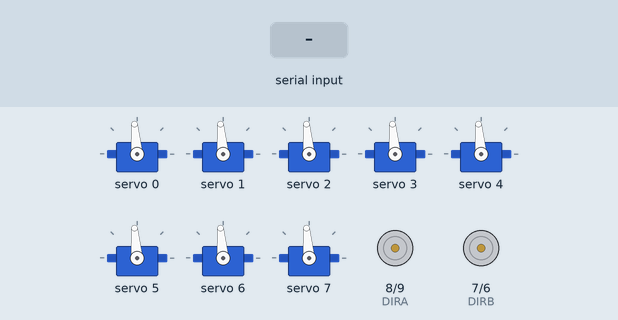
A sketch run on a simulated Arduino Uno, built with avr-gcc and run on an emulated ATmega328P. Parts: 8 × servo, direction and speed pins drawn as motors (green arrow = direction pin HIGH = forward, orange = LOW = backward, longer = more drive). Inputs (shaded band) come from the test bench. What the sketch prints to the serial monitor is not drawn.

Above: at 1.2 s.
1.3 s: byte 50 ('2') received over Serial
At 1.51 s:
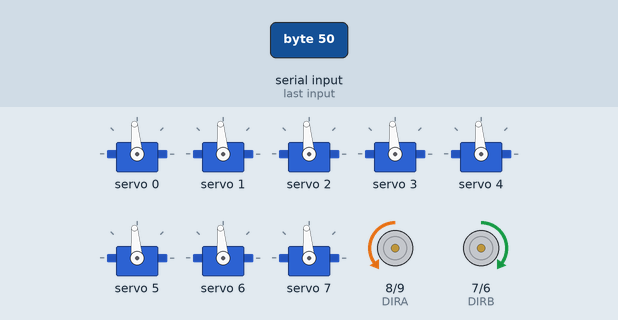
3.2 s: byte 56 ('8') received over Serial
At 3.41 s:
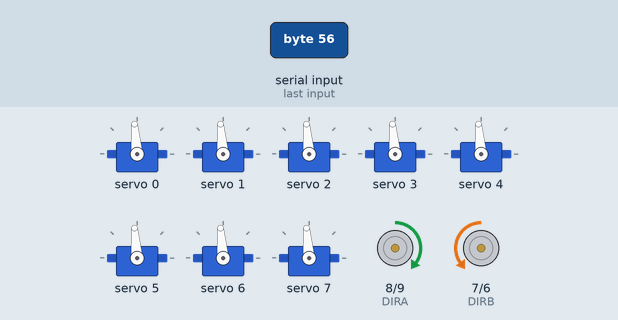
5.1 s: byte 54 ('6') received over Serial
At 5.31 s:
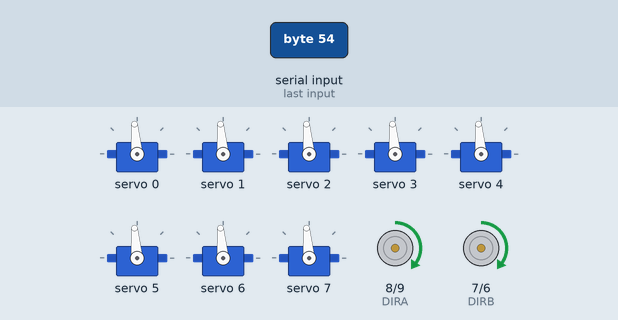
7.0 s: byte 52 ('4') received over Serial
At 7.21 s:
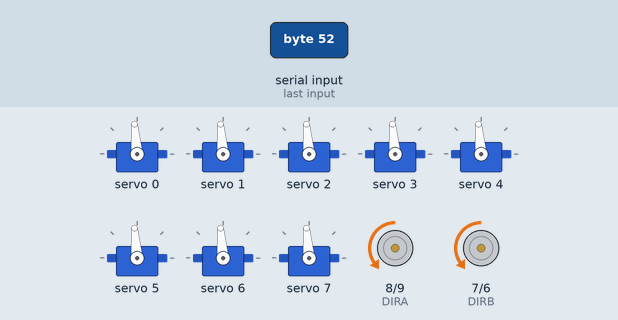
8.9 s: "a" received over Serial
10.4 s: "A" received over Serial
At 11.6 s:
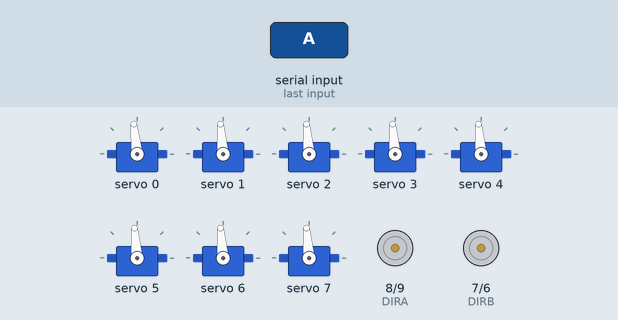
Timing chart, 0 to 12.9 s (numbered marks = the images above; inputs shaded):
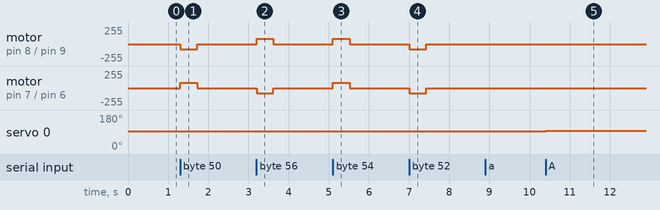

Measured:
- after the input at 1.3 s, motor on pin 8 (DIRA) / pin 9 (PWMA): stopped → backward 80/255 at once, → stopped 0.42 s later; motor on pin 7 (DIRB) / pin 6 (PWMB): stopped → forward 80/255 at once, → stopped 0.42 s later
- after the input at 3.2 s, motor on pin 8 (DIRA) / pin 9 (PWMA): stopped → forward 80/255 at once, → stopped 0.42 s later; motor on pin 7 (DIRB) / pin 6 (PWMB): stopped → backward 80/255 at once, → stopped 0.42 s later
- after the input at 5.1 s, motor on pin 8 (DIRA) / pin 9 (PWMA), motor on pin 7 (DIRB) / pin 6 (PWMB): stopped → forward 80/255 at once, → stopped 0.42 s later
- after the input at 7.0 s, motor on pin 8 (DIRA) / pin 9 (PWMA), motor on pin 7 (DIRB) / pin 6 (PWMB): stopped → backward 80/255 at once, → stopped 0.42 s later
- after the input at 8.9 s, every drawn part: stays the same
- after the input at 10.4 s, servo 0: 95° → 96° at once

The sketch:

Servo_BT.ino
```cpp
#include <Wire.h>
#include "Adafruit_PWMServoDriver.h"
#include<stdio.h>
#include<stdbool.h>
#include <Servo.h>
/****引脚定义*****/
#define PWMB 6
#define DIRB 7
#define PWMA 9
#define DIRA 8
//控制电机运动    宏定义
#define MOTOR_GO_FORWARD  {digitalWrite(DIRA,LOW);analogWrite(PWMA,80);digitalWrite(DIRB,HIGH);analogWrite(PWMB,80);} //车体前进
#define MOTOR_GO_BACK	  {digitalWrite(DIRA,HIGH);analogWrite(PWMA,80);digitalWrite(DIRB,LOW);analogWrite(PWMB,80);}   //车体后退
#define MOTOR_GO_LEFT	  {digitalWrite(DIRA,HIGH);analogWrite(PWMA,80);digitalWrite(DIRB,HIGH);analogWrite(PWMB,80);}  //车体左转
#define MOTOR_GO_RIGHT	  {digitalWrite(DIRA,LOW);analogWrite(PWMA,80);digitalWrite(DIRB,LOW);analogWrite(PWMB,80);}  //车体右转
#define MOTOR_GO_FORWARD_1  {digitalWrite(DIRA,LOW);analogWrite(PWMA,80);digitalWrite(DIRB,HIGH);analogWrite(PWMB,80);} //车体前进
#define MOTOR_GO_BACK_1	  {digitalWrite(DIRA,HIGH);analogWrite(PWMA,80);digitalWrite(DIRB,LOW);analogWrite(PWMB,80);}   //车体后退
#define MOTOR_GO_STOP	  {digitalWrite(DIRA,LOW);analogWrite(PWMA,0);digitalWrite(DIRB,LOW);analogWrite(PWMB,0);}       //车体静止
#define MAX_PACKETSIZE 32  //串口接收缓冲区
char buffUART[MAX_PACKETSIZE];
unsigned int buffUARTIndex = 0;
unsigned long preUARTTick = 0;
// called this way, it uses the default address 0x40
Adafruit_PWMServoDriver pwm = Adafruit_PWMServoDriver();
//脉宽范围定义
#define SERVOMIN 125//最小脉宽
#define SERVOMAX 625//最大脉宽
#define SERVOMID 375//中间脉宽
//角度范围小于180的单独定义
#define SERVOMIN_3 125
#define SERVOMAX_3 625
#define SERVOMIN_12 125
#define SERVOMAX_12 625
#define SERVOMIN_7 125
#define SERVOMAX_7 625

//数组声明
int Flag[16]={0,0,0,0,0,0,0,0,0,0,0,0,0,0,0,0};
//每个舵机变量声明
uint16_t pulselen_0=SERVOMID;
float pulselen_1=SERVOMID;
float pulselen_2=SERVOMID;
uint16_t pulselen_3=SERVOMID;
uint16_t pulselen_4=SERVOMID;
uint16_t pulselen_5=SERVOMID;
uint16_t pulselen_6=SERVOMID;
uint16_t pulselen_7=SERVOMID;
//角度增量声明
uint16_t angle=0;
float angle1=0,n=2;


enum DN
{
	GO_ADVANCE,
	GO_LEFT,
	GO_RIGHT,
	GO_BACK,
  GO_ADVANCE_1,
	GO_BACK_1,
	STOP_STOP,
	DEF
}Drive_Num=DEF;

//电机控制标志量
bool flag1=false;
bool stopFlag = true;
bool JogFlag = false;
uint16_t JogTimeCnt = 0;
uint32_t JogTime=0;


//小车电机控制
void CAR_Control()
{
	switch (Drive_Num)
    {
      case GO_ADVANCE:MOTOR_GO_FORWARD;JogFlag = true;JogTimeCnt = 1;JogTime=millis();break;
      case GO_LEFT: MOTOR_GO_LEFT;JogFlag = true;JogTimeCnt = 1;JogTime=millis();break;
      case GO_RIGHT:MOTOR_GO_RIGHT;JogFlag = true;JogTimeCnt = 1;JogTime=millis();break;
      case GO_BACK:MOTOR_GO_BACK;JogFlag = true;JogTimeCnt = 1;JogTime=millis();break;
      case GO_ADVANCE_1:MOTOR_GO_FORWARD_1;JogFlag = true;JogTimeCnt = 1;JogTime=millis();break;
      case GO_BACK_1:MOTOR_GO_BACK_1;JogFlag = true;JogTimeCnt = 1;JogTime=millis();break;
      case STOP_STOP: MOTOR_GO_STOP;JogTime = 0;JogFlag=false;stopFlag=true;break;
      default:break;
    }
    Drive_Num=DEF;
    //小车保持姿态210ms
    if(millis()-JogTime>=210)
    {
      JogTime=millis();
      if(JogFlag == true)
      {
        stopFlag = false;
        if(JogTimeCnt <= 0)
        {
          JogFlag = false; stopFlag = true;
        }
        JogTimeCnt--;
      }
      if(stopFlag == true)
      {
        JogTimeCnt=0;
        MOTOR_GO_STOP;
      }
    }
}

//舵机驱动板调用函数
void setServoPulse(uint8_t n, double pulse) {
  double pulselength;

  pulselength = 1000000; // 1,000,000 us per second
  pulselength /= 60; // 60 Hz
  Serial.print(pulselength); Serial.println(" us per period");
  pulselength /= 4096; // 12 bits of resolution
  Serial.print(pulselength); Serial.println(" us per bit");
  pulse *= 1000;
  pulse /= pulselength;
  Serial.println(pulse);
  pwm.setPWM(n, 0, pulse);
}


void Servo1(uint16_t pulselen,int i)//舵机正转
{
  angle=pulselen-1;
    for(;pulselen>angle;pulselen=pulselen-1){;
    pwm.setPWM(i,0,pulselen);
    }
}
void Servo0(uint16_t pulselen,int i)//舵机反转
{
  angle=pulselen+1;
    for(;pulselen<angle;pulselen=pulselen+1){
    pwm.setPWM(i,0,pulselen);
    }
}
void Servo1_12(float pulselen,int i)//舵机1和舵机2
{
  angle1=pulselen-0.5;
    for(;pulselen>angle1;pulselen=pulselen-0.5){
    pwm.setPWM(i,0,pulselen);

    }

}
void Servo0_12(float pulselen,int i)
{
  angle1=pulselen+0.5;

    for(;pulselen<angle1;pulselen=pulselen+0.5){
    pwm.setPWM(i,0,pulselen);
    }

}

//标志位初始化
void Init()
{
  Flag[0]=0;
  Flag[1]=0;
  Flag[2]=0;
  Flag[3]=0;
  Flag[4]=0;
  Flag[5]=0;
  Flag[6]=0;
  Flag[7]=0;
  Flag[8]=0;
  Flag[9]=0;
  Flag[10]=0;
  Flag[11]=0;
  Flag[12]=0;
  Flag[13]=0;
  Flag[14]=0;
  Flag[15]=0;
}
//串口接收
void UART_Control(){
if(Serial.available()){
  char Uart_Date = Serial.read();

	if(buffUARTIndex > 0 && (millis() - preUARTTick >= 100))//超过100ms没接到数据，则认为已经接收到完整指令
	{ //data ready
		buffUART[buffUARTIndex] = 0x00;
		/*if((buffUART[0]=='C') && (buffUART[1]=='M') && (buffUART[2]=='D')) //若发送指令非法，则忽略
	    {
	    	;
	    }
		else Uart_Date=buffUART[0];
    	buffUARTIndex = 0;*/
    }
    switch (Uart_Date)    //串口控制指令
	{
      case'a':Flag[0]=true;Serial.print(Uart_Date);break;
      case'A':Flag[1]=true;Serial.print(Uart_Date);break;
      case'b':Flag[2]=true;Serial.print(Uart_Date);break;
      case'B':Flag[3]=true;Serial.print(Uart_Date);break;
      case'c':Flag[4]=true;Serial.print(Uart_Date);break;
      case'C':Flag[5]=true;Serial.print(Uart_Date);break;
      case'd':Flag[6]=true;Serial.print(Uart_Date);break;
      case'D':Flag[7]=true;Serial.print(Uart_Date);break;
      case'e':Flag[8]=true;Serial.print(Uart_Date);break;
      case'E':Flag[9]=true;Serial.print(Uart_Date);break;
      case'f':Flag[10]=true;Serial.print(Uart_Date);break;
      case'F':Flag[11]=true;Serial.print(Uart_Date);break;
      case'g':Flag[12]=true;Serial.print(Uart_Date);break;
      case'G':Flag[13]=true;Serial.print(Uart_Date);break;
      case'h':Flag[14]=true;Serial.print(Uart_Date);break;
      case'H':Flag[15]=true;Serial.print(Uart_Date);break;
      case '2': Drive_Num=GO_ADVANCE_1;Serial.print(Uart_Date);break;
      case '8': Drive_Num=GO_BACK_1; Serial.print(Uart_Date);break;
      //case '2': Drive_Num=GO_ADVANCE;Serial.print(Uart_Date);break;
      case '6': Drive_Num=GO_LEFT; Serial.print(Uart_Date);break;
      case '4': Drive_Num=GO_RIGHT;Serial.print(Uart_Date); break;
      //case '1': Drive_Num=GO_BACK; Serial.print(Uart_Date);break;
      default:Serial.print(Uart_Date);break;
	}
     }
}

//初始化

void setup() {
Serial.begin(9600);
Serial.println("16 channel Servo test!");
pwm.begin();
pwm.setPWMFreq(60); // Analog servos run at ~60 Hz updates
pwm.setPWM(0, 0, SERVOMID);
pwm.setPWM(1, 0, SERVOMID);
pwm.setPWM(2, 0, SERVOMID);
pwm.setPWM(3, 0, SERVOMID);
pwm.setPWM(4, 0, SERVOMID);
pwm.setPWM(5, 0, SERVOMID);
pwm.setPWM(6, 0, SERVOMID);
pwm.setPWM(7, 0, SERVOMID);//SERVOMIN_8
pinMode(DIRA,OUTPUT);
pinMode(PWMA,OUTPUT);
pinMode(DIRB,OUTPUT);
pinMode(PWMB,OUTPUT);
MOTOR_GO_STOP;
delay(10);
}

void loop() {
  Init();
  UART_Control();
  CAR_Control();

  if(Flag[0]==true&&pulselen_0<=SERVOMAX){

    Servo0(pulselen_0,0);
    pulselen_0=pulselen_0+n;
  }
  if(Flag[1]==true&&pulselen_0>=SERVOMIN){

    Servo1(pulselen_0,0);
    pulselen_0=pulselen_0-n;
  }
  if(Flag[2]==true&&pulselen_1<=SERVOMAX_12){

    Servo0_12(pulselen_1,1);
    pulselen_1=pulselen_1+n;
  }
  if(Flag[3]==true&&pulselen_1>=SERVOMIN_12){

    Servo1_12(pulselen_1,1);
    pulselen_1=pulselen_1-n;
  }
  if(Flag[4]==true&&pulselen_2<=SERVOMAX_12){

    Servo1_12(pulselen_2,2);
    pulselen_2=pulselen_2+n;
  }
  if(Flag[5]==true&&pulselen_2>=SERVOMIN_12){

    Servo0_12(pulselen_2,2);
    pulselen_2=pulselen_2-n;
  }
  if(Flag[6]==true&&pulselen_3<=SERVOMAX_3){

    Servo0(pulselen_3,3);
    pulselen_3=pulselen_3+n;
  }
  if(Flag[7]==true&&pulselen_3>=SERVOMIN_3){

    Servo1(pulselen_3,3);
    pulselen_3=pulselen_3-n;
  }
  if(Flag[8]==true&&pulselen_4<=SERVOMAX){

    Servo0(pulselen_4,4);
    pulselen_4=pulselen_4+n;
  }
  if(Flag[9]==true&&pulselen_4>=SERVOMIN){

    Servo1(pulselen_4,4);
    pulselen_4=pulselen_4-n;
  }
  if(Flag[10]==true&&pulselen_5<=SERVOMAX){

    Servo0(pulselen_5,5);
    pulselen_5=pulselen_5+n;
  }
  if(Flag[11]==true&&pulselen_5>=SERVOMIN){

    Servo1(pulselen_5,5);
    pulselen_5=pulselen_5-n;
  }
  if(Flag[12]==true&&pulselen_6<=SERVOMAX){

    Servo0(pulselen_6,6);
    pulselen_6=pulselen_6+n;
  }
  if(Flag[13]==true&&pulselen_6>=SERVOMIN){

    Servo1(pulselen_6,6);
    pulselen_6=pulselen_6-n;
  }
  if(Flag[14]==true&&pulselen_7<=SERVOMAX_7){

    Servo0(pulselen_7,7);
    pulselen_7=pulselen_7+n;
  }
  if(Flag[15]==true&&pulselen_7>=SERVOMIN_7){

    Servo1(pulselen_7,7);
    pulselen_7=pulselen_7-n;
  }


}
```
